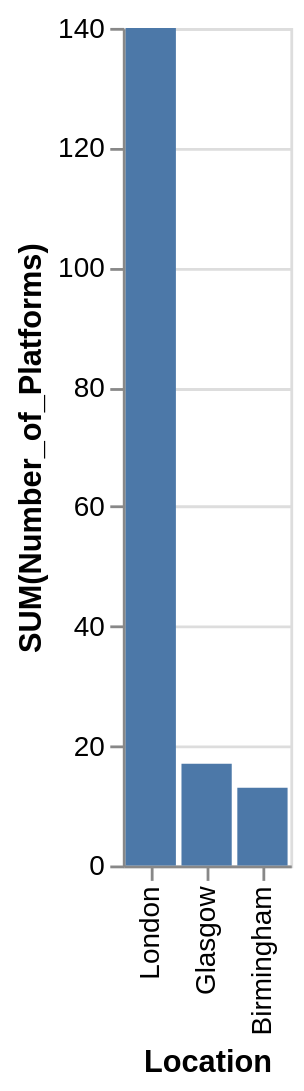

This figure's Vega-Lite source:
### Vega-Lite specification from a JSON file in a GitHub repository (floating-point values rounded to 4 significant figures)
{"data": {"values": [{"x_data": "London", "y_data": 140}, {"x_data": "Glasgow", "y_data": 17}, {"x_data": "Birmingham", "y_data": 13}]}, "mark": "bar", "encoding": {"x": {"field": "x_data", "type": "nominal", "title": "Location", "sort": "descending"}, "y": {"field": "y_data", "type": "quantitative", "title": "SUM(Number_of_Platforms)"}}}
